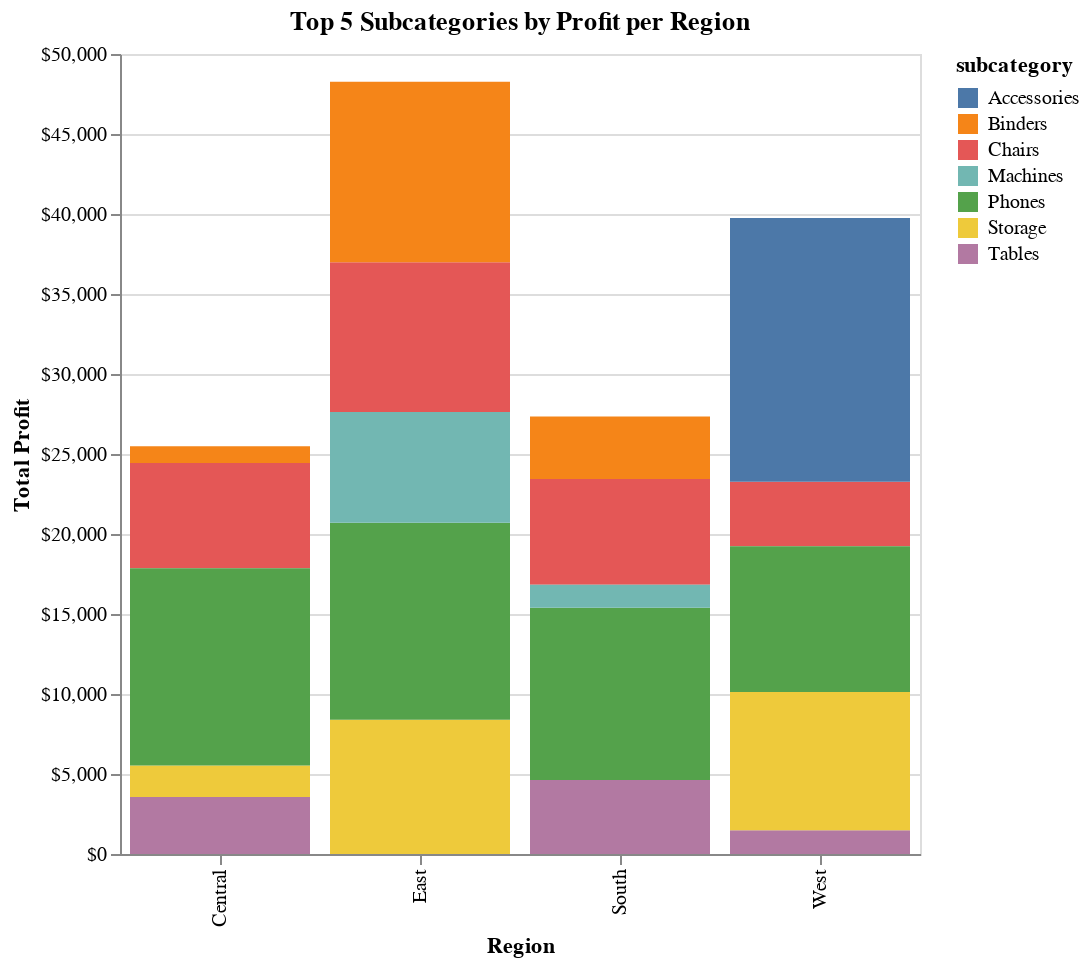

Notebook cell for this chart:
### Code cell
# prompt: Using dataframe subcategory_region_df: create a stacked bar chart to visualize the top 3 subcategories in each region. place all bars on a single axis, labeled by region. bar height should indicate total profit for each subcategory. label the Y axis with currency as well.

import altair as alt

# Filter for the top 3 subcategories in each region based on the 'rank' column
top_subcategories = subcategory_region_df[subcategory_region_df['rank'] <= 5]

# Create the stacked bar chart
chart = alt.Chart(top_subcategories).mark_bar().encode(
    x=alt.X('region:N', title='Region'), # Set x-axis to region
    y=alt.Y('total_profit:Q', title='Total Profit', axis=alt.Axis(format='$,.0f')), # Set y-axis to total_profit and format as currency
    color='subcategory:N' # Stack the bars by subcategory
).properties(
    title='Top 5 Subcategories by Profit per Region' # Add a title to the chart
).properties(
    width=400,  # Increase width to 400 pixels
    height=400  # Optional: also set height
)

# Display the chart
chart

### Figure 1 — Vega-Lite specification as saved in the notebook (floating-point values rounded to 4 significant figures)
{"config": {"view": {"continuousWidth": 300, "continuousHeight": 300}}, "data": {"name": "data-3a354dbf3e3d78e4b98a379710dc4d70"}, "mark": {"type": "bar"}, "encoding": {"color": {"field": "subcategory", "type": "nominal"}, "x": {"field": "region", "title": "Region", "type": "nominal"}, "y": {"axis": {"format": "$,.0f"}, "field": "total_profit", "title": "Total Profit", "type": "quantitative"}}, "height": 400, "title": "Top 5 Subcategories by Profit per Region", "width": 400, "$schema": "https://vega.github.io/schema/vega-lite/v5.20.1.json", "datasets": {"data-3a354dbf3e3d78e4b98a379710dc4d70": [{"region": "Central", "category": "Furniture", "subcategory": "Chairs", "total_sales": 85230.0, "total_profit": 6593.0, "unique_products": 70, "number_of_orders": 144, "rank": 1.0}, {"region": "Central", "category": "Furniture", "subcategory": "Tables", "total_sales": 39150.0, "total_profit": 3560.0, "unique_products": 46, "number_of_orders": 68, "rank": 5.0}, {"region": "Central", "category": "Office Supplies", "subcategory": "Storage", "total_sales": 45930.0, "total_profit": 1970.0, "unique_products": 110, "number_of_orders": 190, "rank": 4.0}, {"region": "Central", "category": "Office Supplies", "subcategory": "Binders", "total_sales": 56920.0, "total_profit": 1044.0, "unique_products": 168, "number_of_orders": 318, "rank": 3.0}, {"region": "Central", "category": "Technology", "subcategory": "Phones", "total_sales": 72400.0, "total_profit": 12320.0, "unique_products": 126, "number_of_orders": 184, "rank": 2.0}, {"region": "East", "category": "Furniture", "subcategory": "Chairs", "total_sales": 96260.0, "total_profit": 9358.0, "unique_products": 75, "number_of_orders": 157, "rank": 2.0}, {"region": "East", "category": "Office Supplies", "subcategory": "Binders", "total_sales": 53500.0, "total_profit": 11270.0, "unique_products": 186, "number_of_orders": 384, "rank": 5.0}, {"region": "East", "category": "Office Supplies", "subcategory": "Storage", "total_sales": 71610.0, "total_profit": 8389.0, "unique_products": 110, "number_of_orders": 223, "rank": 3.0}, {"region": "East", "category": "Technology", "subcategory": "Phones", "total_sales": 100600.0, "total_profit": 12310.0, "unique_products": 151, "number_of_orders": 247, "rank": 1.0}, {"region": "East", "category": "Technology", "subcategory": "Machines", "total_sales": 66110.0, "total_profit": 6929.0, "unique_products": 30, "number_of_orders": 36, "rank": 4.0}, {"region": "South", "category": "Furniture", "subcategory": "Chairs", "total_sales": 45180.0, "total_profit": 6612.0, "unique_products": 55, "number_of_orders": 84, "rank": 3.0}, {"region": "South", "category": "Furniture", "subcategory": "Tables", "total_sales": 43920.0, "total_profit": 4623.0, "unique_products": 31, "number_of_orders": 49, "rank": 4.0}, {"region": "South", "category": "Office Supplies", "subcategory": "Binders", "total_sales": 37030.0, "total_profit": 3901.0, "unique_products": 141, "number_of_orders": 211, "rank": 5.0}, {"region": "South", "category": "Technology", "subcategory": "Phones", "total_sales": 58300.0, "total_profit": 10770.0, "unique_products": 91, "number_of_orders": 127, "rank": 1.0}, {"region": "South", "category": "Technology", "subcategory": "Machines", "total_sales": 53890.0, "total_profit": 1439.0, "unique_products": 16, "number_of_orders": 17, "rank": 2.0}, {"region": "West", "category": "Furniture", "subcategory": "Chairs", "total_sales": 101800.0, "total_profit": 4028.0, "unique_products": 80, "number_of_orders": 191, "rank": 1.0}, {"region": "West", "category": "Furniture", "subcategory": "Tables", "total_sales": 84750.0, "total_profit": 1483.0, "unique_products": 50, "number_of_orders": 114, "rank": 3.0}, {"region": "West", "category": "Office Supplies", "subcategory": "Storage", "total_sales": 70530.0, "total_profit": 8645.0, "unique_products": 109, "number_of_orders": 247, "rank": 4.0}, {"region": "West", "category": "Technology", "subcategory": "Accessories", "total_sales": 61110.0, "total_profit": 16480.0, "unique_products": 118, "number_of_orders": 236, "rank": 5.0}, {"region": "West", "category": "Technology", "subcategory": "Phones", "total_sales": 98680.0, "total_profit": 9111.0, "unique_products": 147, "number_of_orders": 256, "rank": 2.0}]}}
